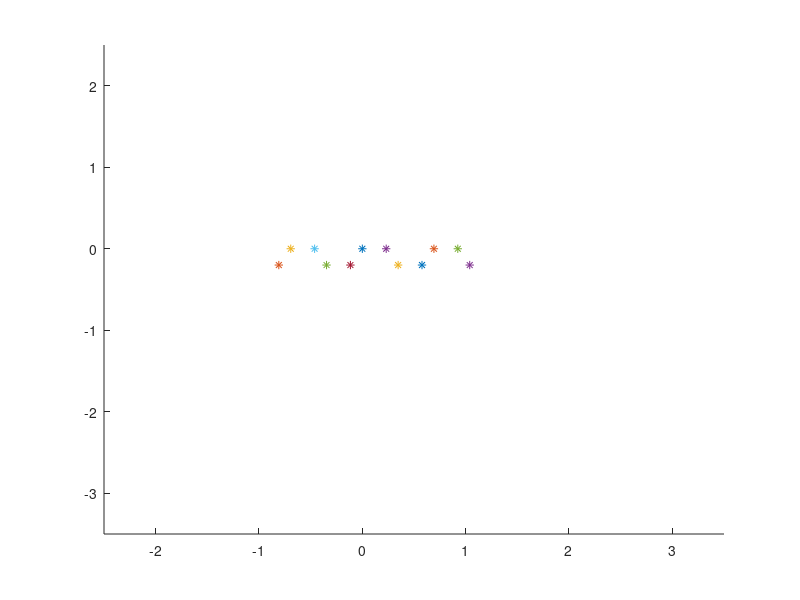
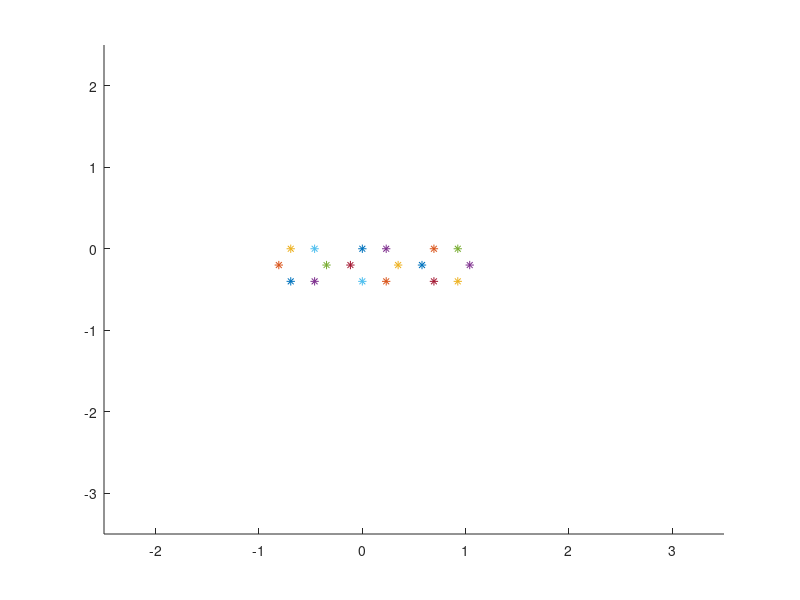
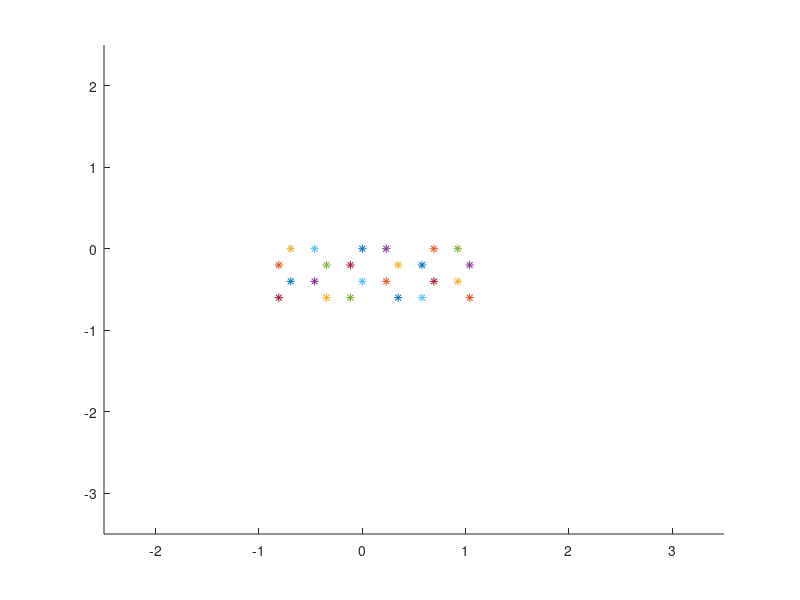
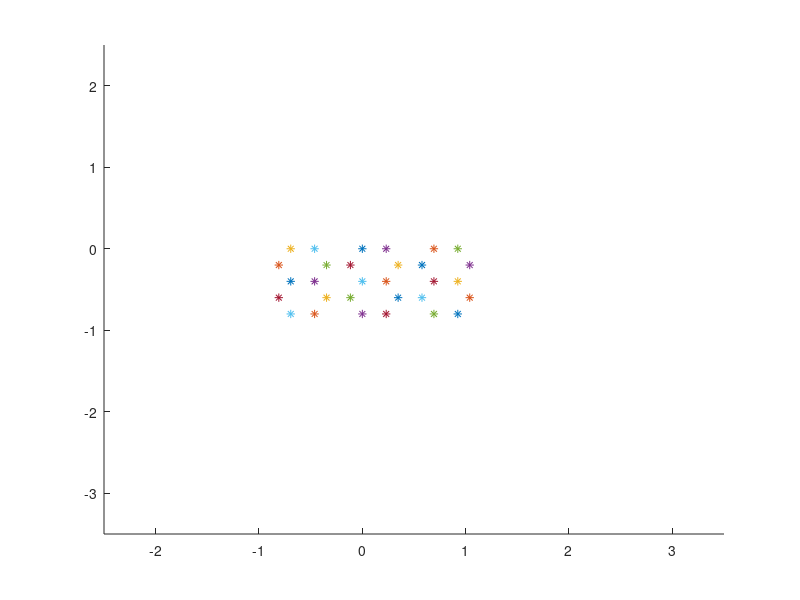

MATLAB code for these plots, in order: (Note: this script raises an error after producing the figures.)
close all
clear all
path='Z:\archivedwl-528\Second report\partie2\Exercise 3\';
a=0.4; %nm
gamma= -2.7; %eV
for N=2:7
f=figure('visible','off')
xlim([-2.5,3.5])
ylim([-3.5,2.5])
hold on
for m=1:2*N
    if mod(m-1,4)<2
        pos{N,m}=[mod(m-1,2)*(a/sqrt(3)),-fix((m-1)/4)*a];
    else
        pos{N,m}=[-a/2/sqrt(3)+mod(m-1,2)*2/sqrt(3)*a, -a/2-a*fix((m-1)/4)];
    end
    plot(pos{N,m}(1),pos{N,m}(2),'*')
    plot(pos{N,m}(1)+3/sqrt(3)*a,pos{N,m}(2),'*')
    plot(pos{N,m}(1)-3/sqrt(3)*a,pos{N,m}(2),'*')
end 
saveas(f,strcat(path,'atompositionN=',num2str(N)),'png');
end

dist(pos{7,1},pos{7,2});
nearest=dist(pos{7,1},pos{7,3});

for N=2:7
for j=1:2*N
for i=1:2*N
    if (dist(pos{N,i},pos{N,j})<nearest+0.01 && dist(pos{N,i},pos{N,j})>0.01)
        H{N}{i,j}= @(k) gamma;
    elseif dist((pos{N,i}+[3/sqrt(3)*a,0]),pos{N,j})<nearest+0.01
        H{N}{i,j}= @(k) gamma*exp(-1i*k*a);  
    elseif dist((pos{N,i}-[3/sqrt(3)*a,0]),pos{N,j})<nearest+0.01
        H{N}{i,j}= @(k) gamma*exp(+1i*k*a);
    else
        H{N}{i,j}=@(k) 0;
    end
end
end
end
%-------------------------------- cellfunction discovery-------
% k=1;
% resultsCell =cellfun(@(x) x(k),H{2}) %'UniformOutput',true)        @(x) x(k) is evaluated at x being the function in each cell
%--------------------------------------------------------------

numbpoint=50;
ks=linspace(-pi/a,pi/a,numbpoint);
for N=2:7
    f=figure('visible','off')
for k=1:numbpoint
    E{N}(k,:)=eig(cellfun(@(x) x(ks(k)),H{N}));
end
for j=1:size(E{N},2)
plot(ks,E{N}(:,j))
hold on
end
xlabel('$k\mathrm{[nm^{-1}]}$','Interpreter','latex','FontSize',18);
ylabel('$E\mathrm{[eV]}$','Interpreter','latex','FontSize',18);
set(gca,'FontSize',14)
hold off
saveas(f,strcat(path,'bandstructN=',num2str(N)),'png');
Eg(N)=min(min(E{N}(:,N+1:2*N)))-max(max(E{N}(:,1:N)));
end

f=figure('visible','off')
plot(2:N,Eg(2:N))
%title('Imaginary part of FID as a function of time','FontSize',10)
xlabel('$N\mathrm{[\,]}$','Interpreter','latex','FontSize',18);
ylabel('$E_g\mathrm{[eV]}$','Interpreter','latex','FontSize',18);
set(gca,'FontSize',14)
saveas(f,strcat(path,'energygap'),'png');

